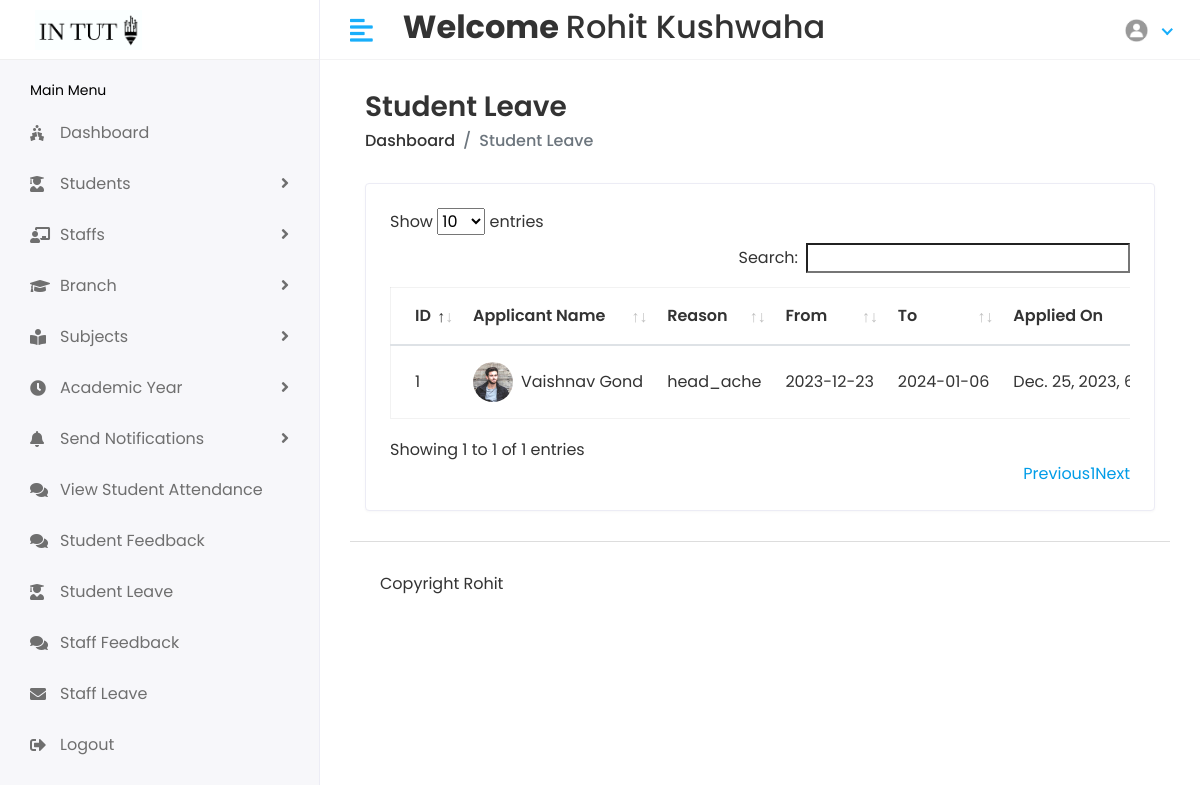
/Hod/student/leave (signed in), run on the app's committed database.
### stuapp/models.py (models this page shows, shortened)
class CustomUser(AbstractUser):
    USER={
        (1,'HOD'),(2,'STAFF'),(3,'STUDENT')
    }
    user_type=models.CharField(choices=USER,max_length=100,default=1)
    profile_pic=models.ImageField(upload_to='media/profile_pic')

class StudentLeave(models.Model):
    studentID=models.ForeignKey(Student,on_delete=models.CASCADE)
    fromdate=models.CharField(max_length=20)
    todate=models.CharField(max_length=20)
    status=models.IntegerField(default=0)
    message=models.TextField()
    created_at=models.DateTimeField(auto_now_add=True)

class Student(models.Model):
    admin=models.OneToOneField(CustomUser,on_delete=models.CASCADE)
    address=models.TextField()
    gender=models.CharField(max_length=100)
    branch_id=models.ForeignKey(Branch,on_delete=models.DO_NOTHING)
    acad_year_id=models.ForeignKey(Acad_year,on_delete=models.DO_NOTHING)
    created_at=models.DateTimeField(auto_now_add=True)
    updated_at=models.DateField(auto_now=True)
    studentmob=models.CharField(max_length=100,default="0")
    parentmob=models.CharField(max_length=100,default="0")
    dob=models.DateField(default=datetime.now)

### student/hodviews.py (the view)
# urls.py: path('Hod/student/leave',hodviews.hodstudentleave,name='hodstudentleave'),
@login_required(login_url='/')
def hodstudentleave(request):
    student=StudentLeave.objects.all()
    return render(request,'hod/studentleave.html',{'list':student})

### templates/hod/studentleave.html (shortened to what this page needs)
{% extends 'base.html' %}
{% block content %}
{% load static %}
<div class="content container-fluid">
   <div class="page-header">
      <div class="row align-items-center">
         <div class="col">
            <h3 class="page-title">Student Leave </h3>
            <ul class="breadcrumb">
               <li class="breadcrumb-item"><a href="{% url 'hodhome'%}">Dashboard</a></li>
               <li class="breadcrumb-item active">Student Leave</li>
            </ul>
         </div>
      </div>
   </div>
   <div class="row">
      <div class="col-sm-12">
         <div class="card card-table">
            <div class="card-body">
               <div class="table-responsive">
                  <table id="table_id" class="table table-hover table-center mb-0">
                     <thead>
                        <tr>
                            <th>ID</th>
                            <th>Applicant Name </th>
                           <th>Reason</th>
                           <th>From</th>
                           <th>To</th>
                           <th>Applied On </th>
                        </tr>
                     </thead>
                     <tbody>
                        {% for i in list %}
                        <tr>
                           <td>{{i.id}}</td>
                            <td>
                                <h2 class="table-avatar">
                                   <a href="{% url 'viewstudent' i.studentID.id %}" class="avatar avatar-sm mr-2"><img class="avatar-img rounded-circle" src="/{{i.studentID.admin.profile_pic}}" alt="User Image"></a>
                                   <a href="{% url 'viewstudent' i.studentID.id %}">{{i.studentID.admin.first_name}}&nbsp;{{i.studentID.admin.last_name}}</a>
                                </h2>
                             </td>
                            <td>{{i.message}}</td>
                           <td>{{i.fromdate}}</td>
                           <td>{{i.todate}}</td>
                           <td>{{i.created_at}}</td>
                        </tr>
                        {% endfor %}
                     </tbody>
                  </table>
               </div>
            </div>
         </div>
      </div>
   </div>
</div>
{% endblock %}

### templates/includes/header.html (shortened to what this page needs)
{% load static %}
<div class="header" >
    <div class="header-left" style="background-color:white">
        {% if user.user_type == '1' %}
        <a href="{% url 'hodhome'%}" class="logo container" >
            <img src="{% static 'assets/img/logo1big.png'%}" width="300px" height="100px" alt="Logo">
        </a>
        {% elif user.user_type == '2' %}
        <a href="{% url 'staffhome'%}" class="logo">
            <img src="{% static 'assets/img/logo1big.png'%}" alt="Logo">
        </a>
        {% else %}
        <a href="{% url 'studenthome'%}" class="logo">
            <img src="{% static 'assets/img/logo1big.png'%}" alt="Logo">
        </a>
        {% endif %}
    </div>
    <a href="javascript:void(0);" id="toggle_btn">
        <i class="fas fa-align-left"></i>
    </a>
    <div class="top-nav-search my-2">
        <h2><strong> Welcome </strong> {{user.first_name}} {{user.last_name}} </h2>
    </div>
    <ul class="nav user-menu">
        <li class="nav-item dropdown has-arrow">
            <a href="#" class="dropdown-toggle nav-link" data-toggle="dropdown">
                {% if user.profile_pic == "" %}
                <span class="user-img"><img class="rounded-circle" src="{% static 'assets/img/noimg.jpg' %}" width="31"
                        ></span>
                {% else %}
                <span class="user-img"><img class="rounded-circle" src="/{{user.profile_pic}}" width="31"
                        alt="Ryan Taylor"></span>
                {% endif %}
            </a>
        </li>
    </ul>
</div>

### static/assets/css/style.css (style rules this page uses)
html { height: 100%; }
body { background-color: #fff; color: #333; font-family: 'Poppins', sans-serif; font-size: 1rem; height: 100%; line-height: 1.5; overflow-x: hidden; }
h1, h2, h3, h4, h5, h6 { font-family: 'Poppins', sans-serif; margin-top: 0; }
a { color: #009ce7; }
input, button, a { transition: all 0.4s ease; -moz-transition: all 0.4s ease; -o-transition: all 0.4s ease; -ms-transition: all 0.4s ease; -webkit-transition: all 0.4s ease; }
ul, ol { padding: 0px; list-style: none; }
.table { color: #333; max-width: 100%; margin-bottom: 0; width: 100%; }
.table.dataTable { border-collapse: collapse !important; border: 1px solid rgba(0, 0, 0, 0.05); }
table.table td h2 { display: inline-block; font-size: inherit; font-weight: 400; margin: 0; padding: 0; vertical-align: middle; }
table.table td h2.table-avatar { align-items: center; display: inline-flex; font-size: inherit; font-weight: 400; margin: 0; padding: 0; vertical-align: middle; white-space: nowrap; }
table.table td h2 a { color: #333; }
.table thead tr th { font-weight: 600; }
.table tbody tr { border-bottom: 1px solid rgba(0, 0, 0, 0.05); }
.table.table-center td, .table.table-center th { vertical-align: middle; }
.card-table .card-body .table > thead > tr > th { border-top: 0; }
.card-table .card-body .table tr td:first-child, .card-table .card-body .table tr th:first-child { padding-left: 1.5rem; }
.card-table .table td, .card-table .table th { border-top: 1px solid #e2e5e8; padding: 1rem 0.75rem; white-space: nowrap; }
.card { border: 1px solid #ececf5; box-shadow: 0 1px 3px 0 rgba(0, 0, 0, 0.03); margin-bottom: 1.875rem; }
.card-body { padding: 1.5rem; }
.avatar { position: relative; display: inline-block; width: 3rem; height: 3rem }
.avatar > img { width: 100%; height: 100%; -o-object-fit: cover; object-fit: cover; }
.avatar-sm { width: 2.5rem; height: 2.5rem; }
.header { background-color: #fff; border-bottom: 1px solid #f3f3f4; left: 0; position: fixed; right: 0; top: 0; z-index: 1001; height: 60px; }
.header .header-left { float: left; height: 60px; padding: 0 20px; position: relative; width: 320px; z-index: 1; transition: all 0.2s ease-in-out; background-color: #f7f7fa; border-bottom: 1px solid #efefef; border-right: 1px solid #ececf5; display: flex; align-items: center; }
.header .header-left .logo { display: inline-block; line-height: 60px; }
.header .header-left .logo img { max-height: 40px; width: auto; }
.header .dropdown-toggle:after { display: none; }
.header .has-arrow .dropdown-toggle:after { border-top: 0; border-left: 0; border-bottom: 2px solid #18aefa; border-right: 2px solid #18aefa; content: ''; height: 8px; display: inline-block; pointer-events: none; -webkit-transform-origin: 66% 66%; -ms-transform-origin: 66% 66%; transform-origin: 66% 66%; -webkit-transform: rotate(45deg); -ms-transform: rotate(45deg); transform: rotate(45deg); -webkit-transition: all 0.15s ease-in-out; transition: all 0.15s ease-in-out; width: 8px; vertical-align: 0px; }
.user-menu { float: right; margin: 0; position: relative; z-index: 99; padding-right: 15px; }
.user-menu.nav > li > a { color: #a0a0a0; font-size: 14px; line-height: 58px; padding: 0 15px; height: 60px; }
.user-img { margin-right: 3px; position: relative; }
.top-nav-search { float: left; margin-left: 15px; }
.page-header { margin-bottom: 1.875rem; }
.page-header .breadcrumb { background-color: transparent; color: #6c757d; font-size: 1rem; font-weight: 500; margin-bottom: 0; padding: 0; }
.page-header .breadcrumb a { color: #333; }
.page-title { font-size: 28px; font-weight: 600; color: #333; margin-bottom: 5px; }
@media (min-width: 992px) { #toggle_btn { align-items: center; color: #18aefa; display: inline-flex; float: left; font-size: 26px; height: 60px; justify-content: center; margin-left: 15px; padding: 0 15px; } }

### data on the page
CustomUser: first_name "Rohit", last_name "Kushwaha", profile_pic (placeholder picture)
StudentLeave: id "1", studentID.admin.profile_pic (picture), studentID.admin.first_name "Vaishnav", studentID.admin.last_name "Gond", message "head_ache", fromdate "2023-12-23", todate "2024-01-06", created_at "Dec. 25, 2023,…"
